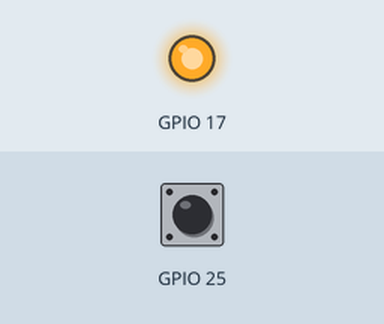
Simulated run of this program. Board: Raspberry Pi (BCM pin numbers). Parts: output pins drawn as LEDs (lit = HIGH). The test bench sets the inputs (shaded band); at power-on: GPIO 25 LOW.

Above: at 1.2 s.
1.3 s: GPIO 25 pulled HIGH for 3.2 s
At 1.9 s:
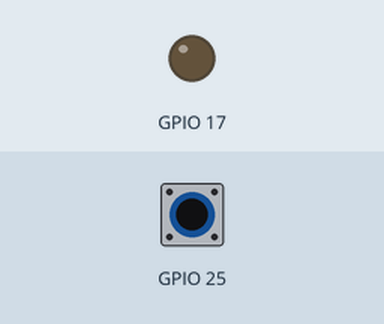
Timing chart, 0 to 12.0 s (numbered marks = the images above; inputs shaded):
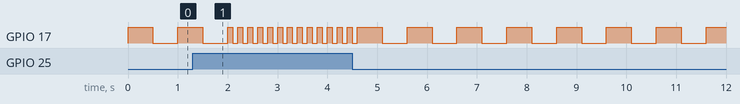

The program:

LedActivity.py
```python
###########################################################################################
# Name: Ante Zovko
# Date: October 18th, 2019
# Description: Makes an LED light blink at a predetermined speed and if a switch
#              is closed makes it blink faster. Returns to normal
#              speed after releasing the switch
###########################################################################################

##### Setup

import RPi.GPIO as GPIO
from time import sleep

GPIO.setmode(GPIO.BCM)

## Output pin
GPIO.setup(17, GPIO.OUT)

## Input pin
GPIO.setup(25, GPIO.IN, pull_up_down=GPIO.PUD_DOWN)

##### Setup

## Controls the blinking speed of the LED by using the
## sleep function between being on and off
## Duration of sleep controlled by speed parameter
def blinkingLEDSpeed(speed):
    GPIO.output(17, GPIO.HIGH)
    sleep(speed)
    GPIO.output(17, GPIO.LOW)
    sleep(speed)

## Infinite loop that checks if the switch is open or closed
## and based on that passes the sleep duration parameter to the
## blinkingLEDSpeed function
while(True):
    ## If switch is closed speeds the LED blinking up
    if(GPIO.input(25) == GPIO.HIGH):
        blinkingLEDSpeed(0.1)
    ## If switch is open slows the LED blinking down
    else:
        blinkingLEDSpeed(0.5)
```
